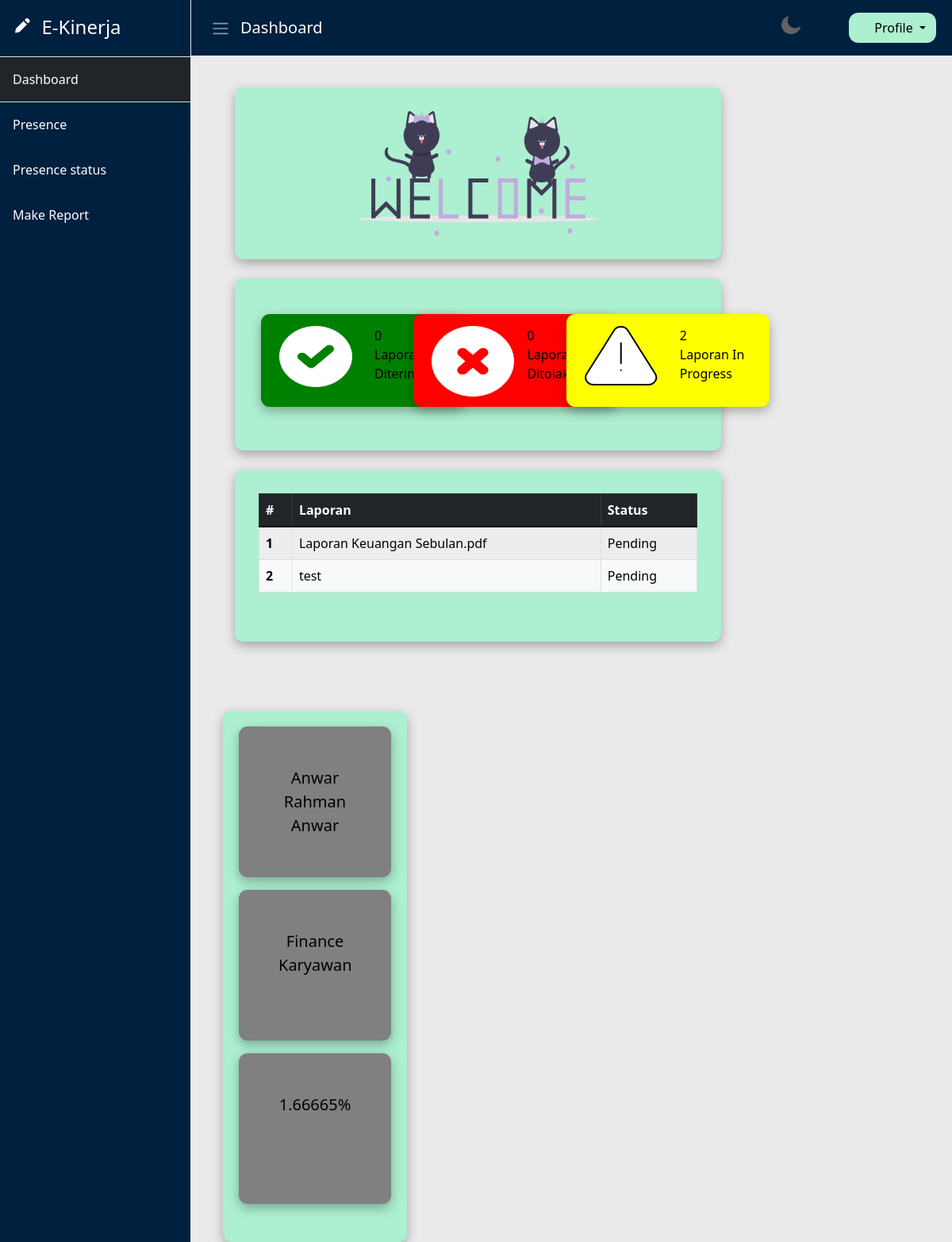
/web/employee/dashboard.php (signed in), run on the app's committed database.
### tables this page shows
CREATE TABLE `reports` (
  `id` bigint(20) NOT NULL,
  `title` varchar(256) NOT NULL,
  `description` text NOT NULL,
  `file` text NOT NULL,
  `date_of_submission` timestamp NOT NULL DEFAULT current_timestamp() ON UPDATE current_timestamp(),
  `is_approved` tinyint(1) NOT NULL DEFAULT 0,
  `is_rejected` tinyint(1) NOT NULL DEFAULT 0,
  `is_pending` tinyint(1) NOT NULL DEFAULT 1,
  `user_id` bigint(20) NOT NULL
);

CREATE TABLE `divisions` (
  `id` bigint(20) NOT NULL,
  `name` varchar(64) NOT NULL
);

CREATE TABLE `positions` (
  `id` bigint(20) NOT NULL,
  `name` varchar(64) NOT NULL,
  `create_priv` tinyint(1) NOT NULL,
  `read_priv` tinyint(1) NOT NULL,
  `update_priv` tinyint(1) NOT NULL,
  `delete_priv` tinyint(1) NOT NULL
);

### config/DBConfig.php (called while the page is built, shortened)
<?php
    class DBConfig {
        static function connect() {
            $host = "localhost:3306";
            $user = "root";
            $pass = "";
            $db = "project_pwl";
            $conn = mysqli_connect($host, $user, $pass, $db);
            if (!$conn) {
                die("Connection Failed : " . mysqli_connect_error());
                return null;
            }
            else return $conn;
        }
    }
?>

### controller/ReportsController.php (called while the page is built, shortened)
<?php
    require_once("../../config/DBConfig.php");
    class ReportsController {
        public function readAllByUserId($user_id) {
            $this -> conn = DBConfig::connect();
            $sql = ReportsQuery::$readAllByUserId;
            $stmt = mysqli_prepare($this->conn, $sql);
            $stmt -> bind_param("s", $user_id);
            $stmt -> execute();
            return $stmt -> get_result();
        }
        public function countScoreByUserId($user_id) {
            $this -> conn = DBConfig::connect();
            $sql = ReportsQuery::$countScoreByUserId;
            $stmt = mysqli_prepare($this->conn, $sql);
            $stmt -> bind_param("ss", $user_id, $user_id);
            $stmt -> execute();
            return $stmt -> get_result();
        }
    }
?>

### controller/DivisionsController.php (called while the page is built, shortened)
<?php
    require_once("../../config/DBConfig.php");
    class DivisionsController {
        public function readById($id) {
            $this -> conn = DBConfig::connect();
            $sql = DivisionsQuery::$readById;
            $stmt = mysqli_prepare($this->conn, $sql);
            $stmt -> bind_param("s", $id);
            $stmt -> execute();
            return $stmt -> get_result() -> fetch_array();
        }
    }
?>

### controller/PositionsController.php (called while the page is built, shortened)
<?php
    require_once("../../config/DBConfig.php");
    class PositionsController {
        public function readById($id) {
            $this -> conn = DBConfig::connect();
            $sql = PositionsQuery::$readById;
            $stmt = mysqli_prepare($this->conn, $sql);
            $stmt -> bind_param("s", $id);
            $stmt -> execute();
            return $stmt -> get_result() -> fetch_array();
        }
    }
?>

### controller/PresencesController.php (called while the page is built, shortened)
<?php
    require_once("../../config/DBConfig.php");
    class PresencesController {
        public function countScoreByUserId($user_id) {
            $this -> conn = DBConfig::connect();
            $sql = PresencesQuery::$countScoreByUserId;
            $stmt = mysqli_prepare($this->conn, $sql);
            $stmt -> bind_param("s", $user_id);
            $stmt -> execute();
            return $stmt -> get_result();
        }
    }
?>

### web/employee/dashboard.php (the view, shortened to what this page needs)
<?php
    require_once("../../controller/ReportsController.php");
    require_once("../../controller/DivisionsController.php");
    require_once("../../controller/PositionsController.php");
    require_once("../../controller/PresencesController.php");
?>
<!DOCTYPE html>
<html lang="en">
    <head>
        <?php
            include("../layout/header.php");
        ?>
    </head>
    <body>
        <div class="d-flex" id="wrapper">
            <?php include("../layout/sidebar.php")?>
            <div id="page-content-wrapper">
                <?php include("../layout/navbar.php")?>
                <div class="container">
                    <div class="row">
                        <div class="col-9">
                            <div class="card1">
                                <div class="form-image">
                                <img src="../../asset/img/img5.svg" alt="">
                                </div>
                            </div>
                            <div class="card4">
                                <div class="row">
                                    <div class="col-4">
                                        <div class="card5">
                                            <div class="row">
                                                <div class="col-6">
                                                    <img src="../../asset/img/terima.svg" alt="logo" style="margin-left: 20px;">
                                                </div>
                                                <?php
                                                    $reports_controller = new ReportsController();
                                                    $pstResult_reports = $reports_controller -> readAllByUserId($user['id']);
                                                    $approved = 0;
                                                    $rejected = 0;
                                                    $pending = 0;
                                                    $counter = 0;
                                                    while ($data = $pstResult_reports -> fetch_array()) {
                                                        if ($data['is_pending'] == "1") $pending++;
                                                        $reports[$counter] = $data;
                                                        $counter++;
                                                    }
                                                ?>
                                                <div class="col-6">
                                                    <?= $approved ?>
                                                    <br>
                                                    Laporan Diterima
                                                </div>
                                            </div>
                                        </div>
                                    </div>
                                    <div class="col-4">
                                        <div class="card6">
                                            <div class="row">
                                                <div class="col-6">
                                                    <img src="../../asset/img/tolak.svg" alt="logo" style="margin-left: 20px;">
                                                </div>
                                                <div class="col-6">
                                                    <?= $rejected ?>
                                                    <br>
                                                    Laporan Ditolak
                                                </div>
                                            </div>
                                        </div>
                                    </div>
                                    <div class="col-4">
                                        <div class="card7">
                                            <div class="row">
                                                <div class="col-6">
                                                    <img src="../../asset/img/tunggu.svg" alt="logo" style="margin-left: 20px;">
                                                </div>
                                                <div class="col-6">
                                                    <?= $pending ?>
                                                    <br>
                                                    Laporan In Progress
                                                </div>
                                            </div>
                                        </div>
                                    </div>
                                </div>
                            </div>
                            <div class="card4">
                            <table class="table table-bordered table-striped table-hover table-light">
                                <thead class="table-dark" style="background-color: #00203F; color:white;">
                                    <tr>
                                        <th scope="col">#</th>
                                        <th scope="col">Laporan</th>
                                        <th scope="col">Status</th>
                                    </tr>
                                </thead>
                                <tbody>
                                    <?php
                                        $counter = 0;
                                        foreach ($reports as $report) {
                                            $counter++;
                                    ?>
                                    <tr>
                                        <th scope="row"><?= $counter ?></th>
                                        <td><?= $report['file'] ?></td>
                                        <td>
                                            <?=
                                                (($report['is_approved'] == "1")
                                                ? "Approved"
                                                : ($report['is_rejected'] == "1"))
                                                ? "Rejected"
                                                : "Pending"
                                            ?>
                                        </td>
                                    </tr>
                                    <?php } ?>
                                </tbody>
                            </table>
                            </div>
                        </div>
                        <?php
                            $divisions_controller = new DivisionsController();
                            $division = $divisions_controller -> readById($user['division_id']);
                            $positions_controller = new PositionsController();
                            $position = $positions_controller -> readById($user['position_id']);
                        ?>
                        <div class="card2">
                            <div class="card3">
                                <center>
                                    <?= $user['first_name'] . " " . $user['last_name'] ?>
                                    <br>
                                    <?= $user['username'] ?>
                                </center>
                            </div>
                            <div class="card3">
                                <center>
                                    <?= $division['name'] ?>
                                    <br>
                                    <?= $position['name'] ?>
                                </center>
                            </div>
                            <div class="card3">
                                <center>
                                    <?php
                                        $presences_controller = new PresencesController();
                                        $pstResult_presence = $presences_controller -> countScoreByUserId($user['id']);
                                        $presence = $pstResult_presence -> fetch_array();
                                        $pstResult_report = $reports_controller -> countScoreByUserId($user['id']);
                                        $report = $pstResult_report -> fetch_array();
                                    ?>
                                    <?= (($presence['total_score'] + $report['total_score']) / 2) . "%" ?>
                                </center>
                            </div>
                        </div>
                    </div>
                </div>
            </div>
        </div>
    </body>
</html>

### data on the page
reports: file "Laporan Keuangan Sebulan.pdf", is_approved "Pending"
reports: file "test", is_approved "Pending"
divisions: name "Finance"
positions: name "Karyawan"

### other printed values
$title "Dashboard"
$approved "0"
$rejected "0"
$pending "2"
$user['first_name'] "Anwar"
$user['last_name'] "Rahman"
$user['username'] "Anwar"
